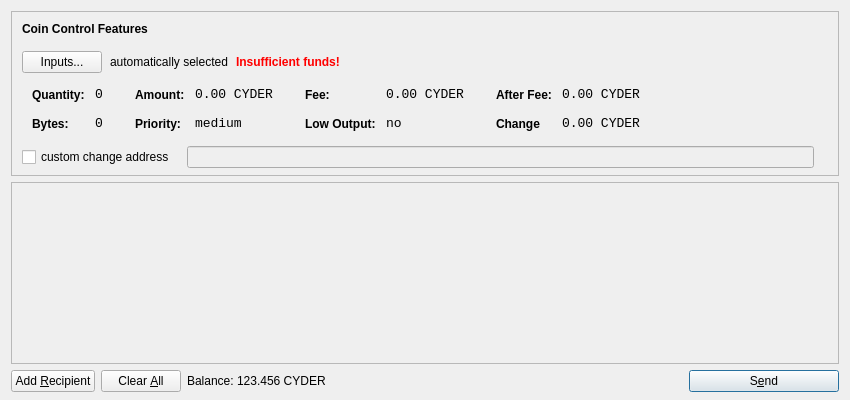
<?xml version="1.0" encoding="UTF-8"?>
<ui version="4.0">
 <class>SendCoinsDialog</class>
 <widget class="QDialog" name="SendCoinsDialog">
  <property name="geometry">
   <rect>
    <x>0</x>
    <y>0</y>
    <width>850</width>
    <height>400</height>
   </rect>
  </property>
  <property name="windowTitle">
   <string>Send Coins</string>
  </property>
  <layout class="QVBoxLayout" name="verticalLayout" stretch="0,1,0">
   <property name="bottomMargin">
    <number>8</number>
   </property>
   <item>
    <widget class="QFrame" name="frameCoinControl">
     <property name="sizePolicy">
      <sizepolicy hsizetype="Expanding" vsizetype="Expanding">
       <horstretch>0</horstretch>
       <verstretch>0</verstretch>
      </sizepolicy>
     </property>
     <property name="maximumSize">
      <size>
       <width>16777215</width>
       <height>16777215</height>
      </size>
     </property>
     <property name="frameShape">
      <enum>QFrame::StyledPanel</enum>
     </property>
     <property name="frameShadow">
      <enum>QFrame::Sunken</enum>
     </property>
     <layout class="QVBoxLayout" name="verticalLayoutCoinControl2">
      <property name="spacing">
       <number>-1</number>
      </property>
      <property name="leftMargin">
       <number>0</number>
      </property>
      <property name="topMargin">
       <number>0</number>
      </property>
      <property name="rightMargin">
       <number>0</number>
      </property>
      <property name="bottomMargin">
       <number>6</number>
      </property>
      <item>
       <layout class="QVBoxLayout" name="verticalLayoutCoinControl" stretch="0,0,0,0,1">
        <property name="spacing">
         <number>0</number>
        </property>
        <property name="leftMargin">
         <number>10</number>
        </property>
        <property name="topMargin">
         <number>10</number>
        </property>
        <item>
         <layout class="QHBoxLayout" name="horizontalLayoutCoinControl1">
          <property name="bottomMargin">
           <number>15</number>
          </property>
          <item>
           <widget class="QLabel" name="labelCoinControlFeatures">
            <property name="sizePolicy">
             <sizepolicy hsizetype="Preferred" vsizetype="Maximum">
              <horstretch>0</horstretch>
              <verstretch>0</verstretch>
             </sizepolicy>
            </property>
            <property name="font">
             <font>
              <weight>75</weight>
              <bold>true</bold>
             </font>
            </property>
            <property name="styleSheet">
             <string notr="true">font-weight:bold;</string>
            </property>
            <property name="text">
             <string>Coin Control Features</string>
            </property>
           </widget>
          </item>
         </layout>
        </item>
        <item>
         <layout class="QHBoxLayout" name="horizontalLayoutCoinControl2" stretch="0,0,0,0">
          <property name="spacing">
           <number>8</number>
          </property>
          <property name="bottomMargin">
           <number>10</number>
          </property>
          <item>
           <widget class="QPushButton" name="pushButtonCoinControl">
            <property name="styleSheet">
             <string notr="true"/>
            </property>
            <property name="text">
             <string>Inputs...</string>
            </property>
           </widget>
          </item>
          <item>
           <widget class="QLabel" name="labelCoinControlAutomaticallySelected">
            <property name="text">
             <string>automatically selected</string>
            </property>
            <property name="margin">
             <number>5</number>
            </property>
           </widget>
          </item>
          <item>
           <widget class="QLabel" name="labelCoinControlInsuffFunds">
            <property name="font">
             <font>
              <weight>75</weight>
              <bold>true</bold>
             </font>
            </property>
            <property name="styleSheet">
             <string notr="true">color:red;font-weight:bold;</string>
            </property>
            <property name="text">
             <string>Insufficient funds!</string>
            </property>
            <property name="margin">
             <number>5</number>
            </property>
           </widget>
          </item>
          <item>
           <spacer name="horizontalSpacerCoinControl">
            <property name="orientation">
             <enum>Qt::Horizontal</enum>
            </property>
            <property name="sizeHint" stdset="0">
             <size>
              <width>40</width>
              <height>1</height>
             </size>
            </property>
           </spacer>
          </item>
         </layout>
        </item>
        <item>
         <widget class="QWidget" name="widgetCoinControl" native="true">
          <property name="sizePolicy">
           <sizepolicy hsizetype="Preferred" vsizetype="Preferred">
            <horstretch>0</horstretch>
            <verstretch>0</verstretch>
           </sizepolicy>
          </property>
          <property name="minimumSize">
           <size>
            <width>0</width>
            <height>0</height>
           </size>
          </property>
          <property name="styleSheet">
           <string notr="true"/>
          </property>
          <layout class="QHBoxLayout" name="horizontalLayoutCoinControl5">
           <property name="margin">
            <number>0</number>
           </property>
           <item>
            <layout class="QHBoxLayout" name="horizontalLayoutCoinControl3" stretch="0,0,0,1">
             <property name="spacing">
              <number>20</number>
             </property>
             <property name="topMargin">
              <number>0</number>
             </property>
             <property name="bottomMargin">
              <number>10</number>
             </property>
             <item>
              <layout class="QFormLayout" name="formLayoutCoinControl1">
               <property name="horizontalSpacing">
                <number>10</number>
               </property>
               <property name="verticalSpacing">
                <number>14</number>
               </property>
               <property name="leftMargin">
                <number>10</number>
               </property>
               <property name="topMargin">
                <number>4</number>
               </property>
               <property name="rightMargin">
                <number>6</number>
               </property>
               <item row="0" column="0">
                <widget class="QLabel" name="labelCoinControlQuantityText">
                 <property name="styleSheet">
                  <string notr="true">font-weight:bold;</string>
                 </property>
                 <property name="text">
                  <string>Quantity:</string>
                 </property>
                 <property name="margin">
                  <number>0</number>
                 </property>
                </widget>
               </item>
               <item row="0" column="1">
                <widget class="QLabel" name="labelCoinControlQuantity">
                 <property name="font">
                  <font>
                   <family>Monospace</family>
                   <pointsize>10</pointsize>
                  </font>
                 </property>
                 <property name="cursor">
                  <cursorShape>IBeamCursor</cursorShape>
                 </property>
                 <property name="contextMenuPolicy">
                  <enum>Qt::ActionsContextMenu</enum>
                 </property>
                 <property name="text">
                  <string>0</string>
                 </property>
                 <property name="margin">
                  <number>0</number>
                 </property>
                 <property name="textInteractionFlags">
                  <set>Qt::LinksAccessibleByMouse|Qt::TextSelectableByKeyboard|Qt::TextSelectableByMouse</set>
                 </property>
                </widget>
               </item>
               <item row="1" column="0">
                <widget class="QLabel" name="labelCoinControlBytesText">
                 <property name="styleSheet">
                  <string notr="true">font-weight:bold;</string>
                 </property>
                 <property name="text">
                  <string>Bytes:</string>
                 </property>
                </widget>
               </item>
               <item row="1" column="1">
                <widget class="QLabel" name="labelCoinControlBytes">
                 <property name="font">
                  <font>
                   <family>Monospace</family>
                   <pointsize>10</pointsize>
                  </font>
                 </property>
                 <property name="cursor">
                  <cursorShape>IBeamCursor</cursorShape>
                 </property>
                 <property name="contextMenuPolicy">
                  <enum>Qt::ActionsContextMenu</enum>
                 </property>
                 <property name="text">
                  <string>0</string>
                 </property>
                 <property name="textInteractionFlags">
                  <set>Qt::LinksAccessibleByMouse|Qt::TextSelectableByKeyboard|Qt::TextSelectableByMouse</set>
                 </property>
                </widget>
               </item>
              </layout>
             </item>
             <item>
              <layout class="QFormLayout" name="formLayoutCoinControl2">
               <property name="horizontalSpacing">
                <number>10</number>
               </property>
               <property name="verticalSpacing">
                <number>14</number>
               </property>
               <property name="leftMargin">
                <number>6</number>
               </property>
               <property name="topMargin">
                <number>4</number>
               </property>
               <property name="rightMargin">
                <number>6</number>
               </property>
               <item row="0" column="0">
                <widget class="QLabel" name="labelCoinControlAmountText">
                 <property name="styleSheet">
                  <string notr="true">font-weight:bold;</string>
                 </property>
                 <property name="text">
                  <string>Amount:</string>
                 </property>
                 <property name="margin">
                  <number>0</number>
                 </property>
                </widget>
               </item>
               <item row="0" column="1">
                <widget class="QLabel" name="labelCoinControlAmount">
                 <property name="font">
                  <font>
                   <family>Monospace</family>
                   <pointsize>10</pointsize>
                  </font>
                 </property>
                 <property name="cursor">
                  <cursorShape>IBeamCursor</cursorShape>
                 </property>
                 <property name="contextMenuPolicy">
                  <enum>Qt::ActionsContextMenu</enum>
                 </property>
                 <property name="text">
                  <string>0.00 CYDER</string>
                 </property>
                 <property name="textInteractionFlags">
                  <set>Qt::LinksAccessibleByMouse|Qt::TextSelectableByKeyboard|Qt::TextSelectableByMouse</set>
                 </property>
                </widget>
               </item>
               <item row="1" column="0">
                <widget class="QLabel" name="labelCoinControlPriorityText">
                 <property name="styleSheet">
                  <string notr="true">font-weight:bold;</string>
                 </property>
                 <property name="text">
                  <string>Priority:</string>
                 </property>
                </widget>
               </item>
               <item row="1" column="1">
                <widget class="QLabel" name="labelCoinControlPriority">
                 <property name="font">
                  <font>
                   <family>Monospace</family>
                   <pointsize>10</pointsize>
                  </font>
                 </property>
                 <property name="cursor">
                  <cursorShape>IBeamCursor</cursorShape>
                 </property>
                 <property name="contextMenuPolicy">
                  <enum>Qt::ActionsContextMenu</enum>
                 </property>
                 <property name="text">
                  <string>medium</string>
                 </property>
                 <property name="textInteractionFlags">
                  <set>Qt::LinksAccessibleByMouse|Qt::TextSelectableByKeyboard|Qt::TextSelectableByMouse</set>
                 </property>
                </widget>
               </item>
              </layout>
             </item>
             <item>
              <layout class="QFormLayout" name="formLayoutCoinControl3">
               <property name="horizontalSpacing">
                <number>10</number>
               </property>
               <property name="verticalSpacing">
                <number>14</number>
               </property>
               <property name="leftMargin">
                <number>6</number>
               </property>
               <property name="topMargin">
                <number>4</number>
               </property>
               <property name="rightMargin">
                <number>6</number>
               </property>
               <item row="0" column="0">
                <widget class="QLabel" name="labelCoinControlFeeText">
                 <property name="styleSheet">
                  <string notr="true">font-weight:bold;</string>
                 </property>
                 <property name="text">
                  <string>Fee:</string>
                 </property>
                 <property name="margin">
                  <number>0</number>
                 </property>
                </widget>
               </item>
               <item row="0" column="1">
                <widget class="QLabel" name="labelCoinControlFee">
                 <property name="font">
                  <font>
                   <family>Monospace</family>
                   <pointsize>10</pointsize>
                  </font>
                 </property>
                 <property name="cursor">
                  <cursorShape>IBeamCursor</cursorShape>
                 </property>
                 <property name="contextMenuPolicy">
                  <enum>Qt::ActionsContextMenu</enum>
                 </property>
                 <property name="text">
                  <string>0.00 CYDER</string>
                 </property>
                 <property name="textInteractionFlags">
                  <set>Qt::LinksAccessibleByMouse|Qt::TextSelectableByKeyboard|Qt::TextSelectableByMouse</set>
                 </property>
                </widget>
               </item>
               <item row="1" column="0">
                <widget class="QLabel" name="labelCoinControlLowOutputText">
                 <property name="styleSheet">
                  <string notr="true">font-weight:bold;</string>
                 </property>
                 <property name="text">
                  <string>Low Output:</string>
                 </property>
                </widget>
               </item>
               <item row="1" column="1">
                <widget class="QLabel" name="labelCoinControlLowOutput">
                 <property name="font">
                  <font>
                   <family>Monospace</family>
                   <pointsize>10</pointsize>
                  </font>
                 </property>
                 <property name="cursor">
                  <cursorShape>IBeamCursor</cursorShape>
                 </property>
                 <property name="contextMenuPolicy">
                  <enum>Qt::ActionsContextMenu</enum>
                 </property>
                 <property name="text">
                  <string>no</string>
                 </property>
                 <property name="textInteractionFlags">
                  <set>Qt::LinksAccessibleByMouse|Qt::TextSelectableByKeyboard|Qt::TextSelectableByMouse</set>
                 </property>
                </widget>
               </item>
              </layout>
             </item>
             <item>
              <layout class="QFormLayout" name="formLayoutCoinControl4">
               <property name="horizontalSpacing">
                <number>10</number>
               </property>
               <property name="verticalSpacing">
                <number>14</number>
               </property>
               <property name="leftMargin">
                <number>6</number>
               </property>
               <property name="topMargin">
                <number>4</number>
               </property>
               <property name="rightMargin">
                <number>6</number>
               </property>
               <item row="0" column="0">
                <widget class="QLabel" name="labelCoinControlAfterFeeText">
                 <property name="styleSheet">
                  <string notr="true">font-weight:bold;</string>
                 </property>
                 <property name="text">
                  <string>After Fee:</string>
                 </property>
                 <property name="margin">
                  <number>0</number>
                 </property>
                </widget>
               </item>
               <item row="0" column="1">
                <widget class="QLabel" name="labelCoinControlAfterFee">
                 <property name="font">
                  <font>
                   <family>Monospace</family>
                   <pointsize>10</pointsize>
                  </font>
                 </property>
                 <property name="cursor">
                  <cursorShape>IBeamCursor</cursorShape>
                 </property>
                 <property name="contextMenuPolicy">
                  <enum>Qt::ActionsContextMenu</enum>
                 </property>
                 <property name="text">
                  <string>0.00 CYDER</string>
                 </property>
                 <property name="textInteractionFlags">
                  <set>Qt::LinksAccessibleByMouse|Qt::TextSelectableByKeyboard|Qt::TextSelectableByMouse</set>
                 </property>
                </widget>
               </item>
               <item row="1" column="0">
                <widget class="QLabel" name="labelCoinControlChangeText">
                 <property name="styleSheet">
                  <string notr="true">font-weight:bold;</string>
                 </property>
                 <property name="text">
                  <string>Change</string>
                 </property>
                </widget>
               </item>
               <item row="1" column="1">
                <widget class="QLabel" name="labelCoinControlChange">
                 <property name="font">
                  <font>
                   <family>Monospace</family>
                   <pointsize>10</pointsize>
                  </font>
                 </property>
                 <property name="cursor">
                  <cursorShape>IBeamCursor</cursorShape>
                 </property>
                 <property name="contextMenuPolicy">
                  <enum>Qt::ActionsContextMenu</enum>
                 </property>
                 <property name="text">
                  <string>0.00 CYDER</string>
                 </property>
                 <property name="textInteractionFlags">
                  <set>Qt::LinksAccessibleByMouse|Qt::TextSelectableByKeyboard|Qt::TextSelectableByMouse</set>
                 </property>
                </widget>
               </item>
              </layout>
             </item>
            </layout>
           </item>
          </layout>
         </widget>
        </item>
        <item>
         <layout class="QHBoxLayout" name="horizontalLayoutCoinControl4" stretch="0,0,0">
          <property name="spacing">
           <number>12</number>
          </property>
          <property name="sizeConstraint">
           <enum>QLayout::SetDefaultConstraint</enum>
          </property>
          <property name="topMargin">
           <number>5</number>
          </property>
          <property name="rightMargin">
           <number>5</number>
          </property>
          <item>
           <widget class="QCheckBox" name="checkBoxCoinControlChange">
            <property name="text">
             <string>custom change address</string>
            </property>
           </widget>
          </item>
          <item>
           <widget class="QLineEdit" name="lineEditCoinControlChange">
            <property name="enabled">
             <bool>false</bool>
            </property>
            <property name="sizePolicy">
             <sizepolicy hsizetype="Expanding" vsizetype="Fixed">
              <horstretch>0</horstretch>
              <verstretch>0</verstretch>
             </sizepolicy>
            </property>
           </widget>
          </item>
          <item>
           <widget class="QLabel" name="labelCoinControlChangeLabel">
            <property name="sizePolicy">
             <sizepolicy hsizetype="Preferred" vsizetype="Expanding">
              <horstretch>0</horstretch>
              <verstretch>0</verstretch>
             </sizepolicy>
            </property>
            <property name="minimumSize">
             <size>
              <width>0</width>
              <height>0</height>
             </size>
            </property>
            <property name="text">
             <string/>
            </property>
            <property name="margin">
             <number>3</number>
            </property>
           </widget>
          </item>
         </layout>
        </item>
        <item>
         <spacer name="verticalSpacerCoinControl">
          <property name="orientation">
           <enum>Qt::Vertical</enum>
          </property>
          <property name="sizeHint" stdset="0">
           <size>
            <width>800</width>
            <height>1</height>
           </size>
          </property>
         </spacer>
        </item>
       </layout>
      </item>
     </layout>
    </widget>
   </item>
   <item>
    <widget class="QScrollArea" name="scrollArea">
     <property name="widgetResizable">
      <bool>true</bool>
     </property>
     <widget class="QWidget" name="scrollAreaWidgetContents">
      <property name="geometry">
       <rect>
        <x>0</x>
        <y>0</y>
        <width>830</width>
        <height>165</height>
       </rect>
      </property>
      <layout class="QVBoxLayout" name="verticalLayout_2">
       <property name="margin">
        <number>0</number>
       </property>
       <item>
        <layout class="QVBoxLayout" name="entries">
         <property name="spacing">
          <number>6</number>
         </property>
        </layout>
       </item>
       <item>
        <spacer name="verticalSpacer">
         <property name="orientation">
          <enum>Qt::Vertical</enum>
         </property>
         <property name="sizeHint" stdset="0">
          <size>
           <width>20</width>
           <height>40</height>
          </size>
         </property>
        </spacer>
       </item>
      </layout>
     </widget>
    </widget>
   </item>
   <item>
    <layout class="QHBoxLayout" name="horizontalLayout">
     <item>
      <widget class="QPushButton" name="addButton">
       <property name="toolTip">
        <string>Send to multiple recipients at once</string>
       </property>
       <property name="text">
        <string>Add &amp;Recipient</string>
       </property>
       <property name="icon">
        <iconset resource="../bitcoin.qrc">
         <normaloff>:/icons/add</normaloff>:/icons/add</iconset>
       </property>
       <property name="autoDefault">
        <bool>false</bool>
       </property>
      </widget>
     </item>
     <item>
      <widget class="QPushButton" name="clearButton">
       <property name="sizePolicy">
        <sizepolicy hsizetype="Minimum" vsizetype="Fixed">
         <horstretch>0</horstretch>
         <verstretch>0</verstretch>
        </sizepolicy>
       </property>
       <property name="toolTip">
        <string>Remove all transaction fields</string>
       </property>
       <property name="text">
        <string>Clear &amp;All</string>
       </property>
       <property name="icon">
        <iconset resource="../bitcoin.qrc">
         <normaloff>:/icons/remove</normaloff>:/icons/remove</iconset>
       </property>
       <property name="autoRepeatDelay">
        <number>300</number>
       </property>
       <property name="autoDefault">
        <bool>false</bool>
       </property>
      </widget>
     </item>
     <item>
      <layout class="QHBoxLayout" name="horizontalLayout_2">
       <property name="spacing">
        <number>3</number>
       </property>
       <item>
        <widget class="QLabel" name="label">
         <property name="sizePolicy">
          <sizepolicy hsizetype="Preferred" vsizetype="Fixed">
           <horstretch>0</horstretch>
           <verstretch>0</verstretch>
          </sizepolicy>
         </property>
         <property name="text">
          <string>Balance:</string>
         </property>
        </widget>
       </item>
       <item>
        <widget class="QLabel" name="labelBalance">
         <property name="sizePolicy">
          <sizepolicy hsizetype="Preferred" vsizetype="Fixed">
           <horstretch>0</horstretch>
           <verstretch>0</verstretch>
          </sizepolicy>
         </property>
         <property name="cursor">
          <cursorShape>IBeamCursor</cursorShape>
         </property>
         <property name="text">
          <string>123.456 CYDER</string>
         </property>
         <property name="textInteractionFlags">
          <set>Qt::LinksAccessibleByMouse|Qt::TextSelectableByKeyboard|Qt::TextSelectableByMouse</set>
         </property>
        </widget>
       </item>
      </layout>
     </item>
     <item>
      <spacer name="horizontalSpacer">
       <property name="orientation">
        <enum>Qt::Horizontal</enum>
       </property>
       <property name="sizeHint" stdset="0">
        <size>
         <width>40</width>
         <height>20</height>
        </size>
       </property>
      </spacer>
     </item>
     <item>
      <widget class="QPushButton" name="sendButton">
       <property name="minimumSize">
        <size>
         <width>150</width>
         <height>0</height>
        </size>
       </property>
       <property name="toolTip">
        <string>Confirm the send action</string>
       </property>
       <property name="text">
        <string>S&amp;end</string>
       </property>
       <property name="icon">
        <iconset resource="../bitcoin.qrc">
         <normaloff>:/icons/send</normaloff>:/icons/send</iconset>
       </property>
       <property name="default">
        <bool>true</bool>
       </property>
      </widget>
     </item>
    </layout>
   </item>
  </layout>
 </widget>
 <resources>
  <include location="../bitcoin.qrc"/>
 </resources>
 <connections/>
</ui>
